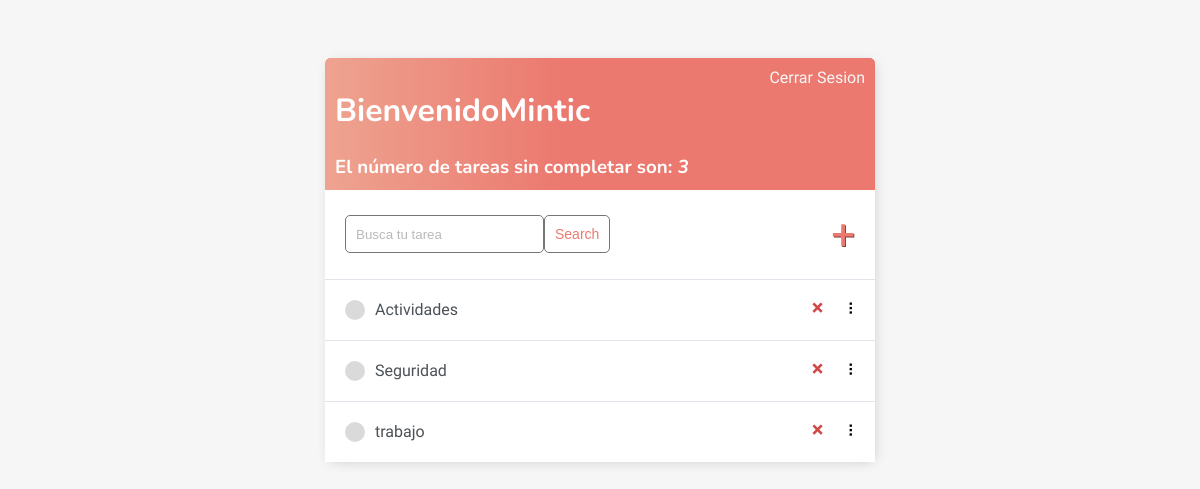
The app's page / (signed in) with its own data.
### base/models.py (models this page shows)
class Task(models.Model):
    usuario= models.ForeignKey(User, on_delete=models.CASCADE, null= True, blank=True)
    titulo= models.CharField(max_length=200)
    descripcion=models.TextField(null=True, blank=True)
    completa= models.BooleanField(default =False)
    creacion= models.DateTimeField(auto_now_add=True)
    def __str__(self):
        return self.titulo
    class Meta:
        ordering = ['completa']

### base/views.py (the view)
# urls.py: path('', TaskList.as_view(), name='tasks'),
class TaskList(LoginRequiredMixin, ListView):
    model = Task
    context_object_name = "tasks"
    def get_context_data(self, **kwargs):
        context = super().get_context_data(**kwargs)
        context['tasks'] = context['tasks'].filter(usuario=self.request.user)
        context['count'] = context['tasks'].filter(completa=False).count()
        search_input = self.request.GET.get('search-area') or ''
        if search_input:
            context['tasks'] = context['tasks'].filter(titulo__startswith=search_input)
        context['search_input'] = search_input
        return context

### base/templates/base/task_list.html (shortened to what this page needs)
{% extends 'base/main.html' %}
{% block content %}
<div class="header-bar">
    <div>
        <h1>Bienvenido{{request.user|title}}</h1>
        <h3 style="margin:0">El número de tareas sin completar son: <i>{{count}}</i></h3>
    </div>
    {% if request.user.is_authenticated %}
    <a href="{% url 'logout' %}">Cerrar Sesion</a>
    {% else %}
    <a href="{% url 'login' %}">Iniciar Sesion</a>
    {% endif %}
</div>
<div id="search-add-wrapper">
    <form method="GET" style="display: flex;">
        <input type='text' name='search-area' placeholder="Busca tu tarea" value="{{search_input}}">
        <input class="button" type="submit" value='Search'>
    </form>
    {% if tasks|length > 0 %}
    <a id="add-link" href="{% url 'task-create' %}">&#x2b;</a>
    {% endif %}
</div>
<div id="tasklist" class="task-items-wrapper">
    {% for task in tasks %}
    <div class="task-wrapper" data-position="{{task.pk}}">
        <div class="task-title">
            {% if task.completa %}
            <div class="task-complete-icon"></div>
            <i><s><a href="{% url 'task-update' task.id %}">{{task}}</a></s></i> {% else %}
            <div class="task-incomplete-icon"></div>
            <a href="{% url 'task-update' task.id %}">{{task}}</a> {% endif %}
        </div>
        <div class="task-controls">
            <a class="delete-link" href="{% url 'task-delete' task.id %}">&#215;</a>
            <span class="handle">&nbsp;&#10247;</span>
        </div>
    </div>
    {% empty %}
    <div style="text-align: center; padding-bottom: 10px; line-height: 1em;">
        <h3>No hay tareas creadas.</h3>
        <h3>Crea una <a style="text-decoration: none; color: #e53935;" href="{% url 'task-create' %}">Nueva tarea</a> ! </h3>
    </div>
    {% endfor %}
</div>
{% endblock content %}

### base/templates/base/main.html (style rules this page uses)
body { background-color: #f6f6f6; font-family: 'Work Sans', sans-serif; padding-top: 50px; }
h1,h2,h3,h4,h6 { font-family: 'Nunito', sans-serif; }
a, p { color: #4b5156; }
input { outline: none; border: none; }
.header-bar { display: flex; justify-content: space-between; color: #fff; padding: 10px; border-radius: 5px 5px 0 0; background: linear-gradient(90deg, #EEA390 0%, #EB796F 43%, #EB796F 100%); }
.header-bar a { color: rgb(247, 247, 247); text-decoration: none; }
.task-wrapper { display: flex; align-items: center; justify-content: space-between; background-color: #fff; border-top: 1px solid #dfe4ea; overflow: hidden; }
.task-title { display: flex; padding: 20px; }
.task-title a { text-decoration: none; color: #4b5156; margin-left: 10px; }
.task-incomplete-icon { height: 20px; width: 20px; background-color: rgb(218, 218, 218); border-radius: 50%; }
.delete-link { text-decoration: none; font-weight: 900; color: #cf4949; font-size: 22px; line-height: 0; padding: 20px 0px; }
.handle { display: inline-block; padding: 20px 16px; cursor: grab; user-select: none; }
.handle:after, .handle:before { display: block; content: ""; }
#add-link { color: #EB796F; text-decoration: none; font-size: 42px; text-shadow: 1px 1px #81413b; }
#search-add-wrapper { display: flex; justify-content: space-between; align-items: center; padding: 20px; }
input[type=text], input[type=password], textarea { border: 1px solid #757575; border-radius: 5px; padding: 10px; width: 90%; }
::placeholder { font-weight: 300; opacity: 0.5; }
.button { border: 1px solid #757575; background-color: #FFF; color: #EB796F; padding: 10px; font-size: 14px; border-radius: 5px; cursor: pointer; text-decoration: none; }

### records on screen
Task: titulo "Actividades"
Task: titulo "Seguridad"
Task: titulo "trabajo"

### other values on screen
{{ request.user|title }} "Mintic"
{{ count }} "3"
